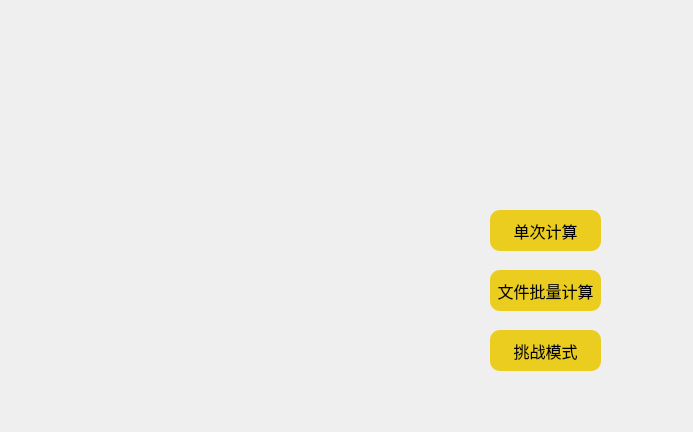
<?xml version="1.0" encoding="UTF-8"?>
<ui version="4.0">
 <class>Widget</class>
 <widget class="QWidget" name="Widget">
  <property name="geometry">
   <rect>
    <x>0</x>
    <y>0</y>
    <width>693</width>
    <height>432</height>
   </rect>
  </property>
  <property name="minimumSize">
   <size>
    <width>693</width>
    <height>432</height>
   </size>
  </property>
  <property name="maximumSize">
   <size>
    <width>693</width>
    <height>432</height>
   </size>
  </property>
  <property name="windowTitle">
   <string>欢乐24点</string>
  </property>
  <widget class="QPushButton" name="onceButton">
   <property name="geometry">
    <rect>
     <x>490</x>
     <y>210</y>
     <width>111</width>
     <height>41</height>
    </rect>
   </property>
   <property name="font">
    <font>
     <family>Microsoft YaHei</family>
     <pointsize>12</pointsize>
    </font>
   </property>
   <property name="autoFillBackground">
    <bool>false</bool>
   </property>
   <property name="styleSheet">
    <string notr="true">#onceButton{
	background-color:rgb(235, 205, 32);
	border-radius:10px;
}

#onceButton:hover{
	background-color:rgb(231, 180, 60);
	border-radius:10px;
}

#onceButton::pressed{
	background-color:rgb(167, 122, 44);
	border-radius:10px;
}</string>
   </property>
   <property name="text">
    <string>单次计算</string>
   </property>
  </widget>
  <widget class="QPushButton" name="fileButton">
   <property name="geometry">
    <rect>
     <x>490</x>
     <y>270</y>
     <width>111</width>
     <height>41</height>
    </rect>
   </property>
   <property name="font">
    <font>
     <family>Microsoft YaHei</family>
     <pointsize>12</pointsize>
    </font>
   </property>
   <property name="autoFillBackground">
    <bool>false</bool>
   </property>
   <property name="styleSheet">
    <string notr="true">#fileButton{
	background-color:rgb(235, 205, 32);
	border-radius:10px;
}

#fileButton:hover{
	background-color:rgb(231, 180, 60);
	border-radius:10px;
}

#fileButton::pressed{
	background-color:rgb(167, 122, 44);
	border-radius:10px;
}</string>
   </property>
   <property name="text">
    <string>文件批量计算</string>
   </property>
  </widget>
  <widget class="QPushButton" name="challengeButton">
   <property name="geometry">
    <rect>
     <x>490</x>
     <y>330</y>
     <width>111</width>
     <height>41</height>
    </rect>
   </property>
   <property name="font">
    <font>
     <family>Microsoft YaHei</family>
     <pointsize>12</pointsize>
    </font>
   </property>
   <property name="autoFillBackground">
    <bool>false</bool>
   </property>
   <property name="styleSheet">
    <string notr="true">#challengeButton{
	background-color:rgb(235, 205, 32);
	border-radius:10px;
}

#challengeButton:hover{
	background-color:rgb(231, 180, 60);
	border-radius:10px;
}

#challengeButton::pressed{
	background-color:rgb(167, 122, 44);
	border-radius:10px;
}</string>
   </property>
   <property name="text">
    <string>挑战模式</string>
   </property>
  </widget>
 </widget>
 <resources/>
 <connections/>
</ui>
